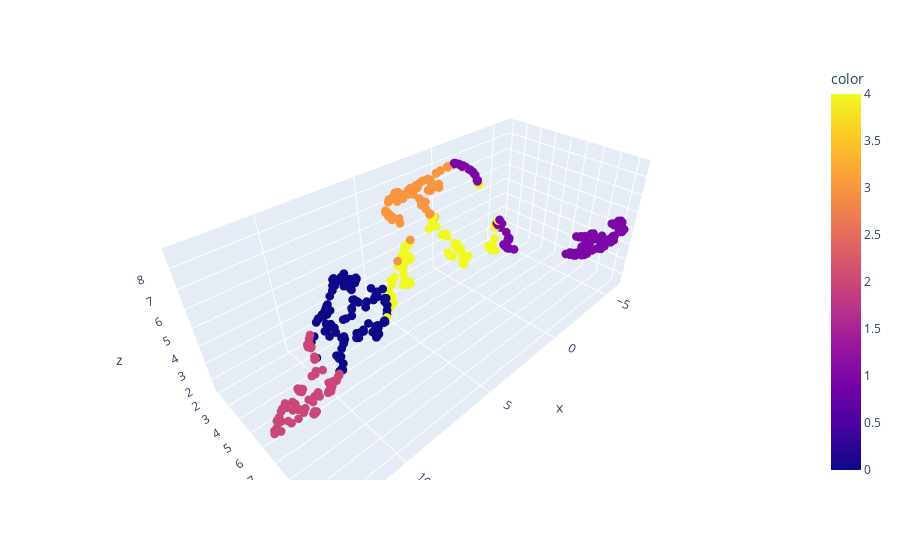

Notebook code cell kept with this figure:
### Code cell
# 3-D UMAP
umap_3d = umap.UMAP(n_components=3, random_state=42)
df_3d = umap_3d.fit_transform(encoded_dataframe)
df_umap_3d = pd.DataFrame(df_3d, columns=["UMAP1", "UMAP2", "UMAP3"])
df_umap_3d["Cluster"] = y_kmeans

fig = px.scatter_3d(x=df_umap_3d["UMAP1"], y=df_umap_3d["UMAP2"], z=df_umap_3d["UMAP3"], color=df_umap["Cluster"], )
fig.update_traces(marker=dict(size=3))
fig.show()

### Figure 1 — Plotly figure (JSON) as saved in the notebook; plotly's stock layout.template omitted (floating-point values rounded to 4 significant figures; data arrays with more than 128 entries replaced by an {"elided": "..."} marker saying what was removed)
{"data": [{"hovertemplate": "x=%{x}<br>y=%{y}<br>z=%{z}<br>color=%{marker.color}<extra></extra>", "legendgroup": "", "marker": {"color": {"elided": "511 int values"}, "coloraxis": "coloraxis", "size": 3, "symbol": "circle"}, "mode": "markers", "name": "", "scene": "scene", "showlegend": false, "type": "scatter3d", "x": {"elided": "511 float values"}, "y": {"elided": "511 float values"}, "z": {"elided": "511 float values"}}], "layout": {"coloraxis": {"colorbar": {"title": {"text": "color"}}, "colorscale": [[0, "#0d0887"], [0.1111, "#46039f"], [0.2222, "#7201a8"], [0.3333, "#9c179e"], [0.4444, "#bd3786"], [0.5556, "#d8576b"], [0.6667, "#ed7953"], [0.7778, "#fb9f3a"], [0.8889, "#fdca26"], [1, "#f0f921"]]}, "legend": {"tracegroupgap": 0}, "margin": {"t": 60}, "scene": {"domain": {"x": [0, 1], "y": [0, 1]}, "xaxis": {"title": {"text": "x"}}, "yaxis": {"title": {"text": "y"}}, "zaxis": {"title": {"text": "z"}}}}}
